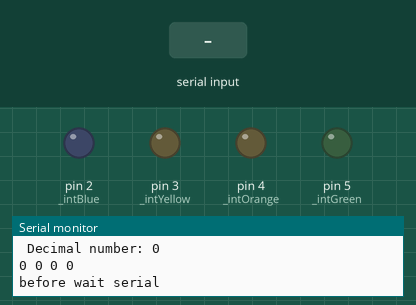
This sketch was run on a simulated Arduino Uno, built with avr-gcc and run on an emulated ATmega328P. Shown: output pins drawn as LEDs (lit = HIGH), the last lines printed to the serial monitor. The inputs (shaded band) are chosen by the test bench.

Above: at 1.2 s.
1.3 s: "1" received over Serial
At 2.5 s:
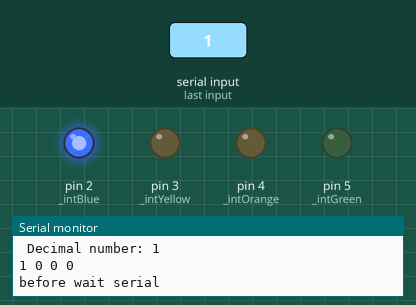
2.8 s: "0" received over Serial
At 3.9 s:
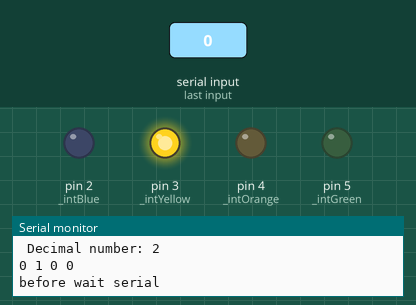
4.3 s: "2" received over Serial
At 5.1 s:
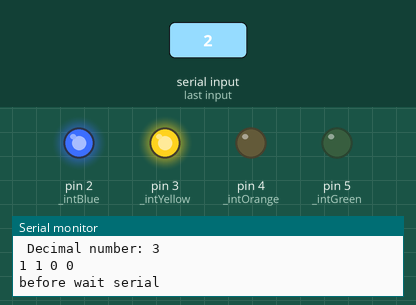
5.8 s: "1" received over Serial
At 7.0 s:
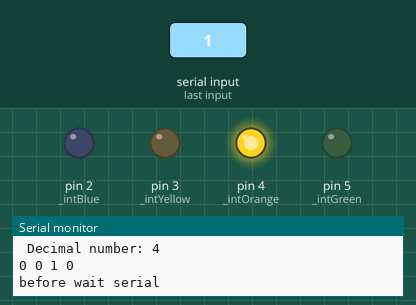
7.3 s: "0" received over Serial
At 8.4 s:
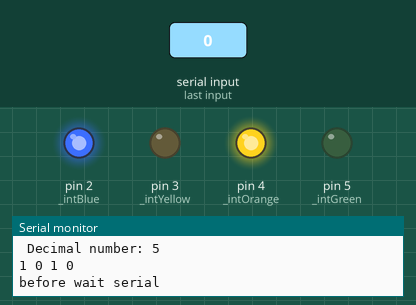
8.8 s: "2" received over Serial
At 9.7 s:
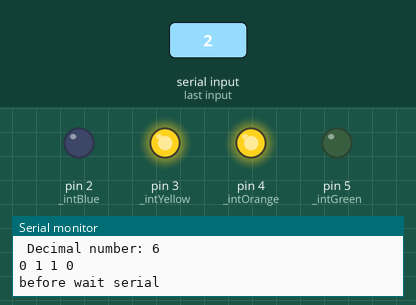
Timing chart, 0 to 11.3 s (numbered marks = the images above; inputs shaded):
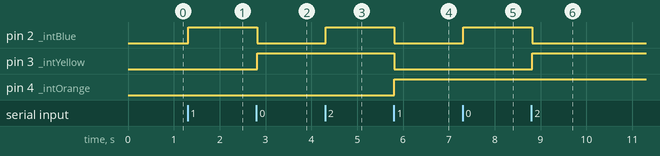

The sketch:

src.ino
```cpp
#include <Arduino.h>
  int _intBlue = 2;
  int _intYellow = 3;
  int _intOrange = 4;
  int _intGreen = 5;

void setup() {
  // put your setup code here, to run once:
  Serial.begin(115200);
  Serial.println("setup() called");
  pinMode(_intBlue,OUTPUT);
  pinMode(_intYellow,OUTPUT);
  pinMode(_intOrange,OUTPUT);
  pinMode(_intGreen,OUTPUT);
}

/// @brief Pauses code. Scans output.
void wait_for_serial()
{
  Serial.println("before wait serial");
  uint32_t last = millis();
  while (!Serial.available())
  {
    if ((millis() - last) > 10000)
    {
      Serial.println("waiting for serial");
      last = millis();
    }
    delay(10);
  };

  // Read everything from serial
  Serial.setTimeout(10);
  String s = Serial.readString();
  Serial.print("Read from serial:"); Serial.println(s);
}


void loop()
{
  for (int i = 0; i < 16; i++)
  {
    int intFirst  = (i >> 0) & 1;
    int intSecond = (i >> 1) & 1;
    int intThird  = (i >> 2) & 1;
    int intForth = (i >> 3) & 1;


    Serial.println(" Decimal number: " + String(i));
    Serial.print(intFirst); Serial.print(" "); Serial.print(intSecond); Serial.print(" "); Serial.print(intThird); Serial.print(" "); Serial.println(intForth);
    digitalWrite(_intBlue,intFirst); digitalWrite(_intYellow,intSecond); digitalWrite(_intOrange,intThird); digitalWrite(_intGreen,intForth);
    wait_for_serial();
  }
}
```

LED_binary_counter.cpp
```cpp
#include <Arduino.h>
  int _intBlue = 2;
  int _intYellow = 3;
  int _intOrange = 4;
  int _intGreen = 5;
  int _intPurple = 6;

void setup() {
  // put your setup code here, to run once:
  Serial.begin(115200);
  Serial.println("setup() called");
  pinMode(_intBlue,OUTPUT);
  pinMode(_intYellow,OUTPUT);
  pinMode(_intOrange,OUTPUT);
  pinMode(_intGreen,OUTPUT);
  pinMode(_intPurple,OUTPUT);

}

/// @brief Pauses code. Scans output.
void wait_for_serial()
{
  Serial.println("before wait serial");
  uint32_t last = millis();
  while (!Serial.available())
  {
    if ((millis() - last) > 10000)
    {
      Serial.println("waiting for serial");
      last = millis();
    }
    delay(100);
  };

  // Read everything from serial
  String s = Serial.readString();
  Serial.print("Read from serial:"); Serial.println(s);
}


void loop()
{
  for (int i = 0; i < 32; i++)
  {
    int intFirst = (i >> 0) & 1;
    int intSecond = (i >> 1) & 1;
    int intThird = (i >> 2) & 1;
    int intForth = (i >> 3) & 1;
    int intFifth = (i >> 4) & 1;

    Serial.println(" Decimal number: " + String(i));
    //Prints the binary representation of 5 bits.
    Serial.print(intFifth); Serial.print(" "); Serial.print(intForth); Serial.print(" "); Serial.print(intThird);  Serial.print(" "); Serial.print(intSecond); Serial.print(" ");
    Serial.print(intFirst); Serial.print(" ");

    digitalWrite(_intBlue,intFirst); digitalWrite(_intYellow,intSecond); digitalWrite(_intOrange,intThird); digitalWrite(_intGreen,intForth); digitalWrite(_intPurple,intFifth);
    wait_for_serial();
  }
}
```

Measured:
- after the input at 1.3 s, pin 2 (_intBlue): LOW → HIGH at once
- after the input at 2.8 s, pin 2 (_intBlue): HIGH → LOW at once; pin 3 (_intYellow): LOW → HIGH at once
- after the input at 4.3 s, pin 2 (_intBlue): LOW → HIGH at once
- after the input at 5.8 s, pin 2 (_intBlue), pin 3 (_intYellow): HIGH → LOW at once; pin 4 (_intOrange): LOW → HIGH at once
- after the input at 7.3 s, pin 2 (_intBlue): LOW → HIGH at once
- after the input at 8.8 s, pin 2 (_intBlue): HIGH → LOW at once; pin 3 (_intYellow): LOW → HIGH at once
